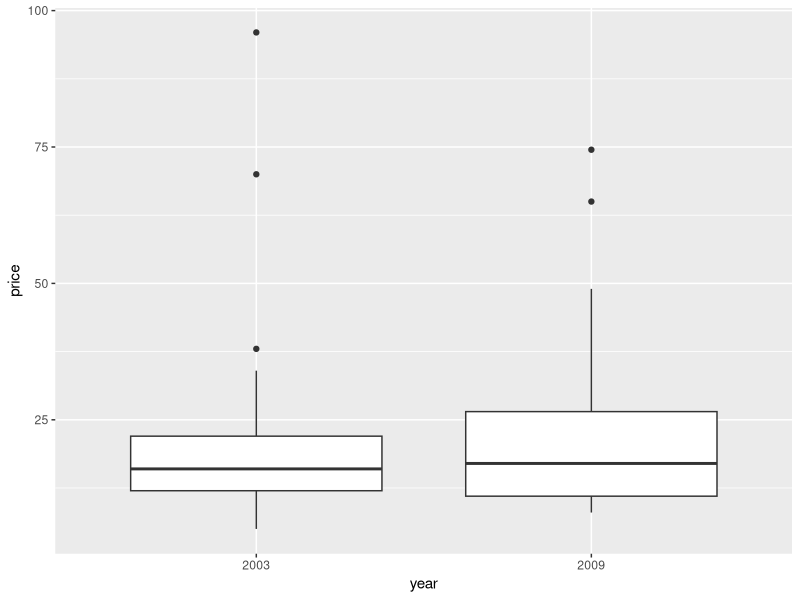

Write R code to recreate this figure.
## ---- chunk 1
library(tidyverse)
## ---- chunk 2
# You can paste the urls of the data sets in place of the file names
UBSprices <- read.csv("data/UBSprices.csv", as.is = TRUE)
polls <- read.csv("data/rcp-polls.csv", na.strings = "--", as.is = TRUE)
airlines <- read.csv("data/airline-safety.csv", as.is = TRUE)
## ---- chunk 3
head(UBSprices)
## ---- chunk 4
tidy_ubs <- gather(data = UBSprices, key = year, value = price, rice2003, rice2009)
head(tidy_ubs)
## ---- chunk 5
tidy_ubs$year <- extract_numeric(tidy_ubs$year)
head(tidy_ubs)
## ---- chunk 6
tidy_ubs %>%
  ggplot(aes(x = factor(year), y = price)) + 
  geom_boxplot() +
  labs(x = "year")
## ---- chunk 7
polls
## ---- chunk 8
tidy_polls <- separate(data = polls, col = Date, into = c("Begin", "End"), sep = " - ")
tidy_polls
## ---- chunk 9
tidy_polls <- separate(data = tidy_polls, col = Sample, into = c("size", "population"), sep = " ")
tidy_polls
## ---- chunk 10
tidy_polls <- gather(data = tidy_polls, key = candidate, value = percentage, 7:10)
head(tidy_polls)
## ---- chunk 11
tidy_polls <- separate(tidy_polls, candidate, into= c("candidate", "party"))
head(tidy_polls)
## ---- chunk 12
head(airlines)
## ---- chunk 13
tidy_airlines <- gather(airlines, key = accidents, value = count, 3:8)
head(tidy_airlines)
## ---- chunk 14
tidy_airlines <- separate(tidy_airlines, accidents, into = c("var", "years"), sep = "[.]")
head(tidy_airlines)
## ---- chunk 15
tidy_airlines <- spread(data = tidy_airlines, key = var, value = count)
head(tidy_airlines)
